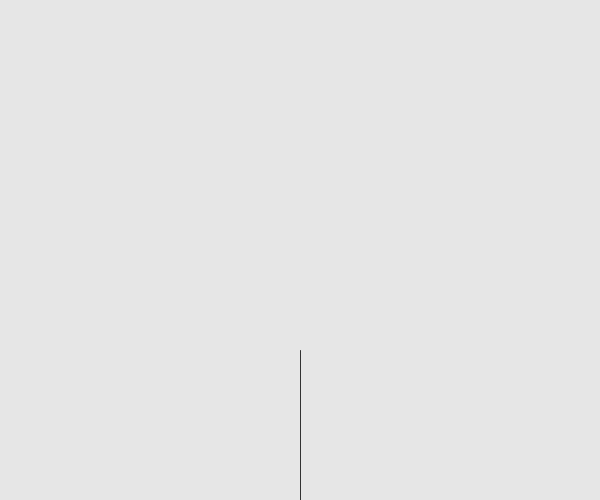
Frame 1 (no input)
Frame 60 (the mouse pressed at the canvas centre just before this capture): identical to frame 1, image omitted
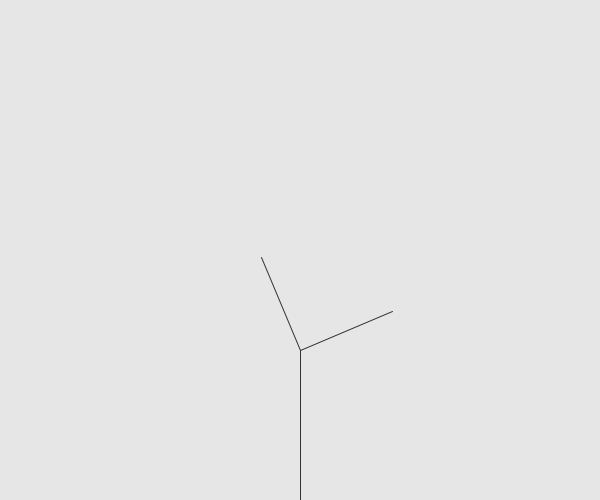
Frame 120 (the mouse held since frame 60 and released just before this capture)

The Processing sketch that drew these frames (run headless with seeded random() and noise(); from frame 60 on, the mouse is pressed at the canvas centre):

// Processing sketch: fractal_object
// ── fractal_object.pde
ArrayList<Branch> tree = new ArrayList<Branch>();
PVector a;
PVector b;

void setup() {
  size(600, 500);
  stroke(51);
  a = new PVector(width/2, height);
  b = new PVector(width/2, height - 150);
  tree.add(new Branch(a, b));
}

void draw() {
  background(230);

  for (Branch b : tree) {
    b.display();
  }
}

void mousePressed() {
  for (int i = tree.size() - 1; i >= 0; i--) {
    Branch b = tree.get(i);
    if (b.last) {
      tree.add(b.newBranchA());
      tree.add(b.newBranchB());
    }
  }
}

// ── branch.pde


class Branch {
  PVector begin;
  PVector end;
  boolean last;

  Branch(PVector x, PVector y) {
    begin = x;
    end = y;
    last = true;
  }

  void display() {
    line(begin.x, begin.y, end.x, end.y);
  }

  Branch newBranchA() {
    PVector dir = PVector.sub(end, begin);
    dir.mult(0.67);
    dir.rotate(-PI/4 + PI/8);
    PVector newEnd = PVector.add(end, dir);
    Branch left = new Branch(end, newEnd);
    last = false;
    return left;
  }
  
  Branch newBranchB() {
    PVector dir = PVector.sub(end, begin);
    dir.mult(0.67);
    dir.rotate(PI/4 + PI/8);
    PVector newEnd = PVector.add(end, dir);
    Branch right = new Branch(end, newEnd);
    last = false;
    return right;
  }
  
}
